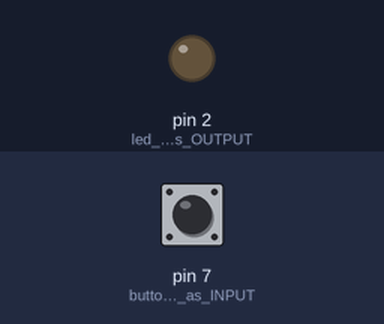
The sketch below on a simulated Arduino Uno, built with avr-gcc and run on an emulated ATmega328P. Shown: output pins drawn as LEDs (lit = HIGH). Inputs (shaded band) come from the test bench; at power-on: pin 7 (button-pin_as_INPUT) LOW.

Above: at 1.2 s.
1.3 s: pin 7 (button-pin_as_INPUT) pulled HIGH for 3.2 s
At 5.9 s:
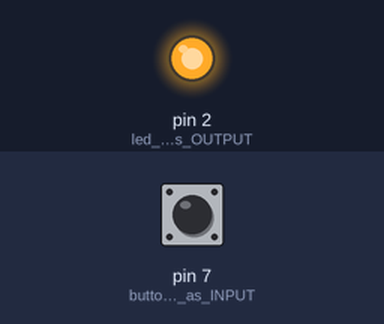
6.3 s: pin 7 (button-pin_as_INPUT) pulled HIGH for 0.15 s
At 7.4 s:
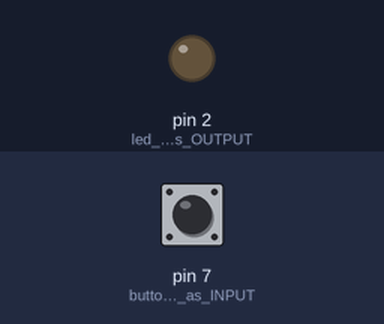
Timing chart, 0 to 9.3 s (numbered marks = the images above; inputs shaded):
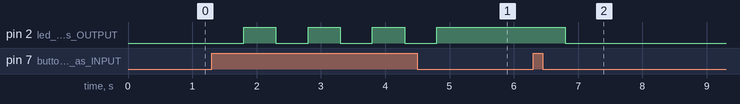

Measured:
- after the input at 1.3 s, pin 2 (led_pin_as_OUTPUT): alternates HIGH for 0.50 s and LOW for 0.50 s, 7 changes in all, then stays HIGH, starting after 0.50 s
- after the input at 6.3 s, pin 2 (led_pin_as_OUTPUT): HIGH → LOW after 0.50 s

The sketch:

2-6_Die_digitale_Variable.ino
```cpp
// 2.6 Die digitale Variable
// Solution by philipprogramm
//
// Pins
// 2: RGB-module pin 1
// 7: button-module pin 1, 2 or 3 (depending on which button should be used)

bool buttonMode = LOW; // initialise variable which contains button is pressed/not pressed

void setup(){
    pinMode(2, OUTPUT); // led pin as OUTPUT
    pinMode(7, INPUT); // button-pin as INPUT
}

void loop(){
    digitalWrite(2, buttonMode); // write content of buttonMode variable to digital output

    if(digitalRead(7) == HIGH){ // if button is pressed
        buttonMode = !buttonMode; // invert buttonMode variable
        delay(500); // wait to avoid multiple runs with on press of button
    }
}
```
